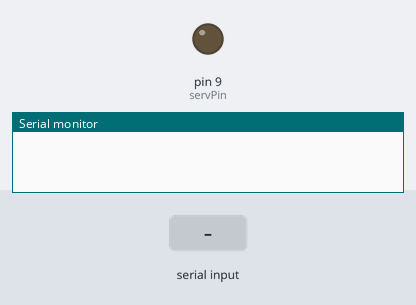
The sketch below on a simulated Arduino Uno, built with avr-gcc and run on an emulated ATmega328P. Parts: output pins drawn as LEDs (lit = HIGH), the last lines printed to the serial monitor. Inputs (shaded band) come from the test bench.

Above: at 1.7 s.
1.8 s: "90,45\n" received over Serial
At 1.92 s:
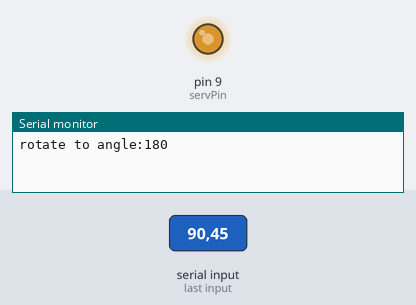
4.8 s: "30,150\n" received over Serial
At 4.92 s:
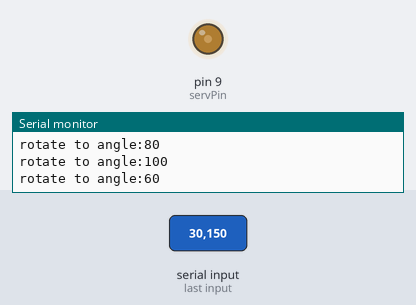
Timing chart, 0 to 7.8 s (numbered marks = the images above; inputs shaded):
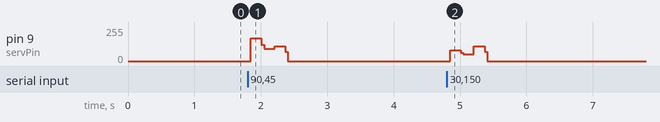

Measured:
- after the input at 1.8 s, pin 9 (servPin): 0/255 → 169/255 after 0.05 s, → 93/255 0.16 s later, → 110/255 0.20 s later, → 0/255 0.16 s later
- after the input at 4.8 s, pin 9 (servPin): 0/255 → 82/255 after 0.05 s, → 50/255 0.16 s later, → 110/255 0.20 s later, → 0/255 0.16 s later

The sketch:

Servo.ino
```cpp
//Servo.ino
/*
	舵机实验
	1. 舵机是靠PWM脉冲控制旋转的角度
	2. 数字引脚带有~ 表示可输出PWM信号
	3. 舵机一般三个引脚 GND、5V、数字信号
	4. 舵机一个脉冲周期是20ms
		(1) 高电平时间,控制角度
		(2) 低电平时间
	5. 舵机转换角度是0~180
	6. Arduino 里有封闭舵机的库 Servo.h 最多控制8个舵机
	7. 一般舵机不能连续旋转，一般用于机器人的关节
	8. 查看servo.h 可以看到
		#define Min_PULSE_WIDTH 544
		#define MAX_PULSE_WIDTH = 2400
	*/


int servPin = 9;

void setup()
{
  // put your setup code here, to run once:
  pinMode(servPin, OUTPUT);
  Serial.begin(9600);			//使用串口输入0~9 用于控制舵机旋转的角度
  delay(500);
}

///舵机转换函数
// 一个脉冲周期2ms
void servopulse(int servo,int angle)
{
	int angelMapTopulseWidth = map(angle,0,180,544,2400);		//把角度映射到脉宽时间
	digitalWrite(servo, HIGH);
	delayMicroseconds(angelMapTopulseWidth);
	digitalWrite(servo, LOW);
	delayMicroseconds(20000 - angelMapTopulseWidth);
}


void loop()
{
	if(Serial.available() > 0)
	{
		int serialInput = Serial.read() - '0';
		if(serialInput > 0 && serialInput <= 9)
		{
			int rotateAngle = map(serialInput,0,9,0,180);

			Serial.print("rotate to angle:");
			Serial.println(rotateAngle);

			//给足够时间转到角度
			for(int i = 0 ; i < 50 ; ++i)
				servopulse(servPin,rotateAngle);
		}
	}

}
```
